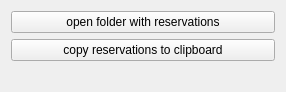
<?xml version="1.0" encoding="UTF-8"?>
<ui version="4.0">
 <class>ReservationsToExcel</class>
 <widget class="QWidget" name="ReservationsToExcel">
  <property name="geometry">
   <rect>
    <x>0</x>
    <y>0</y>
    <width>286</width>
    <height>92</height>
   </rect>
  </property>
  <property name="windowTitle">
   <string>ReservationsToExcel</string>
  </property>
  <layout class="QVBoxLayout" name="verticalLayout">
   <item>
    <widget class="QPushButton" name="pushButtonOpen">
     <property name="text">
      <string>open folder with reservations</string>
     </property>
    </widget>
   </item>
   <item>
    <widget class="QPushButton" name="pushButtonToClipboard">
     <property name="text">
      <string>copy reservations to clipboard</string>
     </property>
    </widget>
   </item>
   <item>
    <spacer name="verticalSpacer">
     <property name="orientation">
      <enum>Qt::Vertical</enum>
     </property>
     <property name="sizeHint" stdset="0">
      <size>
       <width>20</width>
       <height>40</height>
      </size>
     </property>
    </spacer>
   </item>
  </layout>
 </widget>
 <layoutdefault spacing="6" margin="11"/>
 <resources/>
 <connections/>
</ui>
